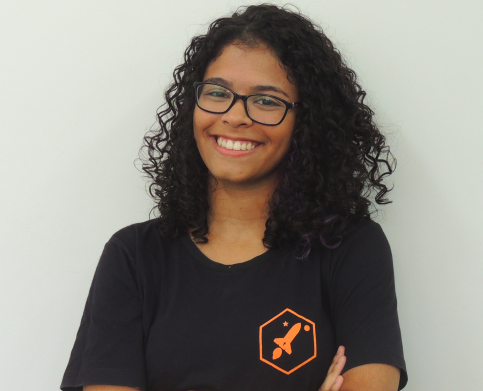
#> input picture Jupyter Notebooks/eu.jpg, 483 x 391 px
$ jupyter execute --allow-errors 'filtro 2d separavel.ipynb'   (shell and % lines are left out)
#> lines starting #> are read from the running program, lines starting #| are printed output that depends on the picture
[cell 1]
import cv2 # OpenCV
import matplotlib.pyplot as plt # Matplotlib
import numpy as np # Numpy
from scipy import ndimage
from pylab import *
import scipy.signal as signal

[cell 2]
#1 carregar uma imagem em escala de cinza
img = cv2.imread('eu.jpg')
#> img is the input picture: shape (391, 483, 3); mean B, G, R 126.9, 134.5, 138.5
img = cv2.cvtColor(img, cv2.COLOR_BGR2RGB)
monocromatica = cv2.cvtColor(cv2.cvtColor(img,cv2.COLOR_RGB2GRAY), cv2.COLOR_GRAY2RGB) #preto e branco
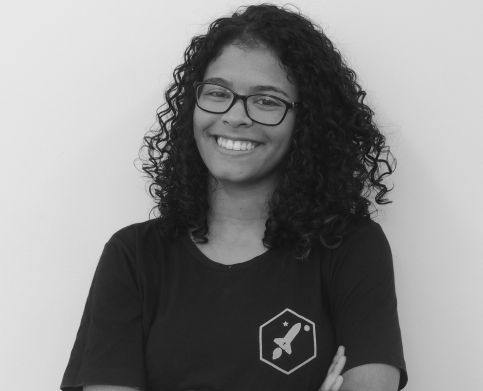
#> monocromatica: shape (391, 483, 3); min 16, max 233, mean 134.8
#cv2.imshow("imagem", img)
#cv2.waitKey(0)
#cv2.destroyAllWindows()
print(img.shape)
#| (391, 483, 3)

[cell 3]
#2 Função para receber um filtro e aplicar o 2D separável

#OBS: presumindo que o filtro dado será coluna ou linha (1D)

def filtro_separavel(kernel,img):
    img_linha = cv2.filter2D(img, -1, kernel) #convoluindo com um filtro 1d
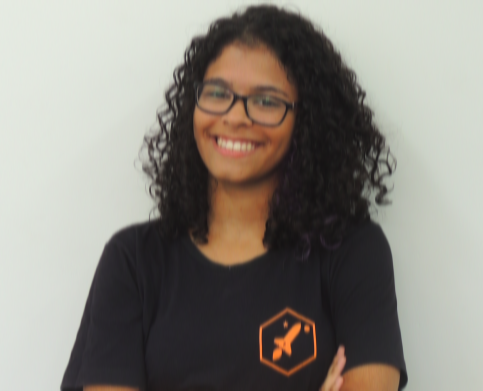
#> img_linha: shape (391, 483, 3); mean R, G, B 138.6, 134.6, 127.1
    kernel = kernel.transpose()  #transpondo o kernel
    img_final = cv2.filter2D(img_linha, -1, kernel) #convoluindo com o mesmo filtro, transposto
#> `[cell 4] #testando para filtro de média, filtro gaussiano e sharpening..`:
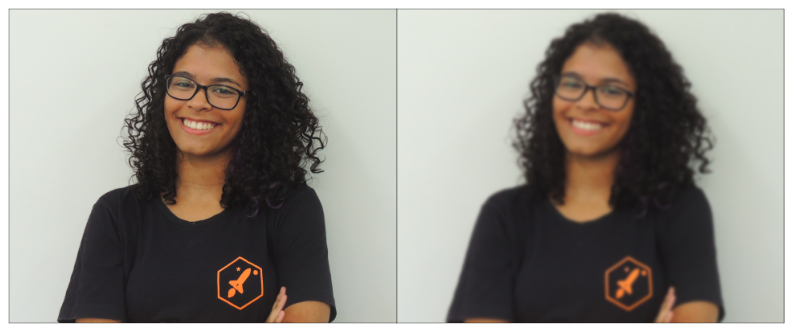
#> figure drawn by matplotlib, 2 panels
    return(img_final)

[cell 4]
#testando para filtro de média, filtro gaussiano e sharpening

#filtro =  np.array([[-1,-1,-1],[-1, 9,-1],[-1,-1,-1]])  #sharpening
#filtro = np.ones((1, 11), dtype="float32")/11   #media
filtro = cv2.getGaussianKernel(ksize=10, sigma=0)  #gaussiano

fig, ax = plt.subplots(1, 2, figsize=(32, 32))
fig.subplots_adjust(hspace=0, wspace=0)
ax[1].xaxis.set_major_locator(plt.NullLocator())
ax[1].yaxis.set_major_locator(plt.NullLocator())
ax[1].imshow(filtro_separavel(filtro,img))

ax[0].xaxis.set_major_locator(plt.NullLocator())
ax[0].yaxis.set_major_locator(plt.NullLocator())
ax[0].imshow(img)


# [18 lines of commented-out code are left out]

[cell 5]
#tentando derivativo:
#Filtros FIR
def impz(b,a=1):
    l = len(b)
    impulse = repeat(0.,l); impulse[0] =1.
    x = arange(0,l)
    response = signal.lfilter(b,a,impulse)
    return(response)
    '''subplot(211)
    stem(x, response)
    ylabel('Amplitude')
    xlabel(r'n (samples)')
    title(r'Impulse response')
    subplot(212)
    step = cumsum(response)
    stem(x, step)
    ylabel('Amplitude')
    xlabel(r'n (samples)')
    title(r'Step response')
    subplots_adjust(hspace=0.5)'''

[cell 6]
n = 16
a = signal.firwin(n, cutoff = 0.3, window = "boxcar")

impz(a)

[cell 7]
x = arange(0,16)
stem(x, a)
ylabel('Amplitude')
xlabel(r'n (samples)')
title(r'Impulse response')
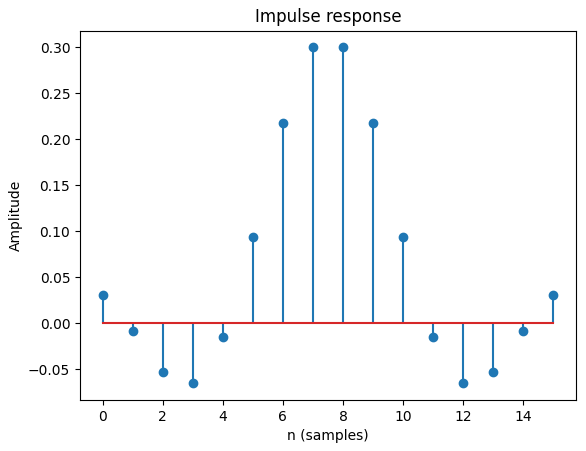
#> figure drawn by matplotlib, 1 panel; curve peaks at x = 7, y = 0.3

[cell 8]
#plotando a resposta em frequencia (H(e^jw))
w, h = signal.freqz(impz(a), a=1)

fig = plt.figure()
plt.title('Digital filter frequency response')
ax1 = fig.add_subplot(111)

plt.semilogy(w, np.abs(h), 'b')
plt.ylabel('Amplitude (dB)', color='b')
plt.xlabel('Frequency (rad/sample)')

ax2 = ax1.twinx()
angles = np.unwrap(np.angle(h))
plt.plot(w, angles, 'g')
plt.ylabel('Angle (radians)', color='g')
plt.grid()
plt.axis('tight')
plt.show()
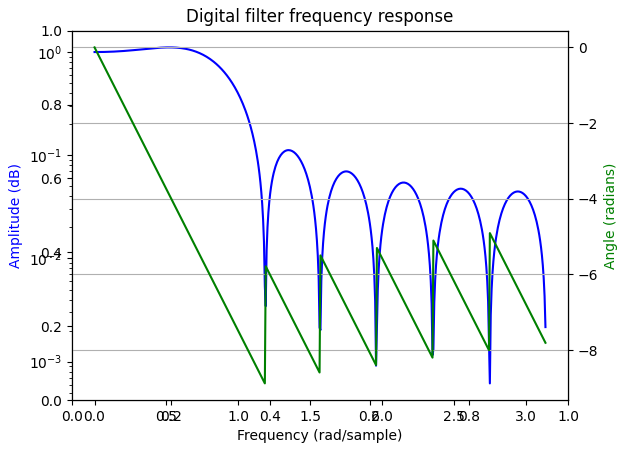
#> figure drawn by matplotlib, 2 panels; panel 1: curve peaks at x = 0.522, y = 1.11; panel 2: curve peaks at x = 0, y = 0

$ run again, with Jupyter Notebooks/fro.jpeg copied over Jupyter Notebooks/eu.jpg
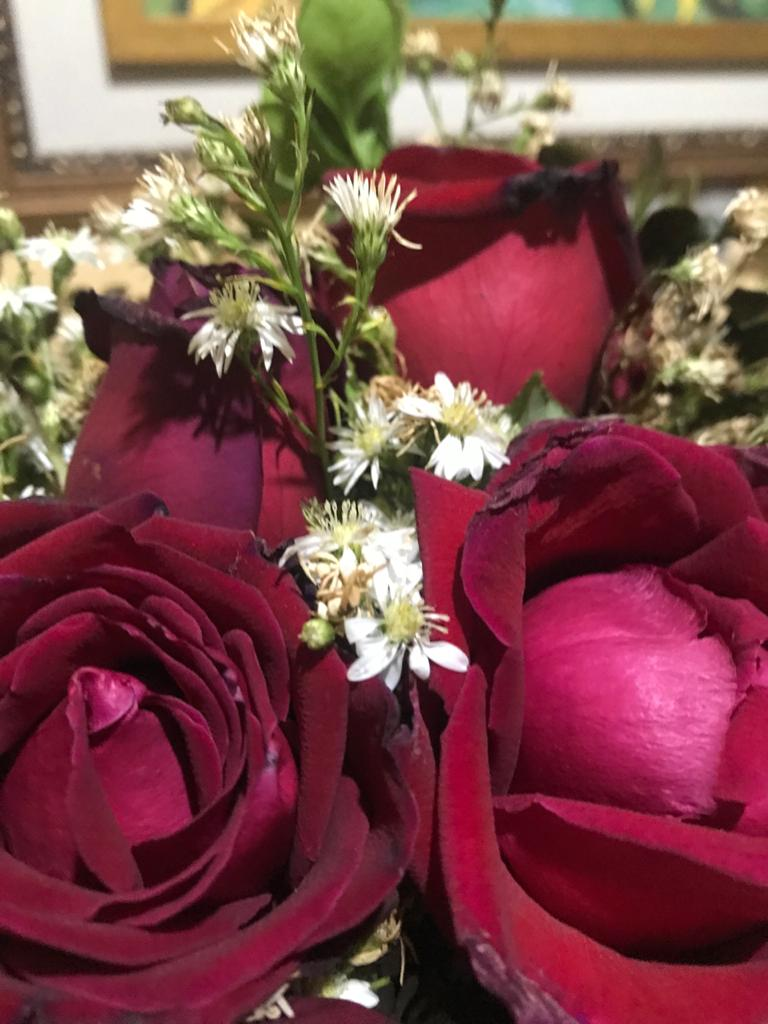
#> input picture Jupyter Notebooks/fro.jpeg, 768 x 1024 px
#> img is the input picture: shape (1024, 768, 3); mean B, G, R 73.4, 71.4, 125.2
#> `monocromatica = cv2.cvtColor(cv2.cvtColor(img,cv2.COLOR_RGB2GRAY), cv2..`:
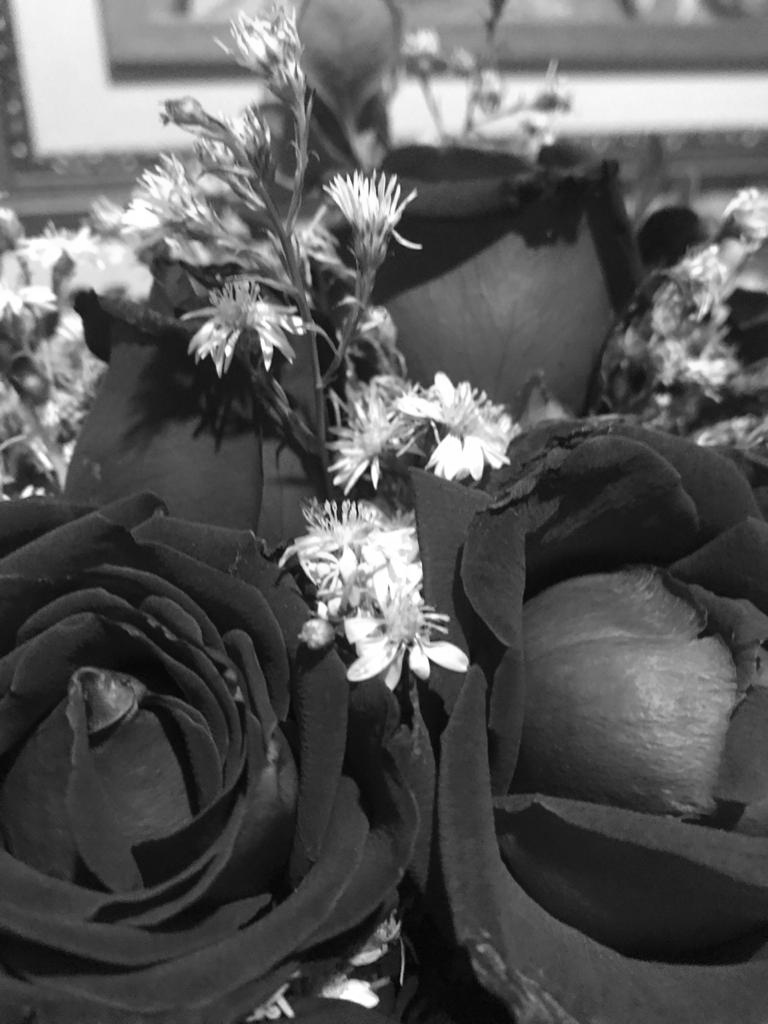
#> monocromatica: shape (1024, 768, 3); min 3, max 255, mean 87.7
#| (1024, 768, 3)
#> `[cell 4] #testando para filtro de média, filtro gaussiano e sharpening..`:
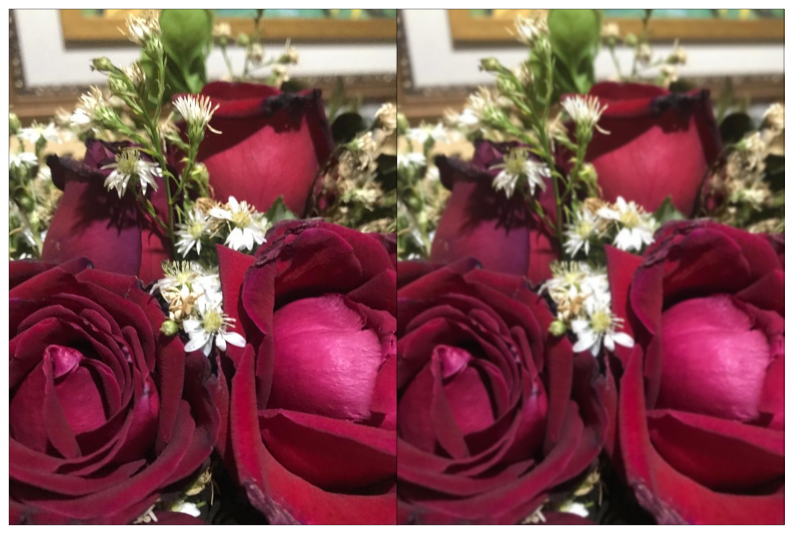
#> figure drawn by matplotlib, 2 panels
